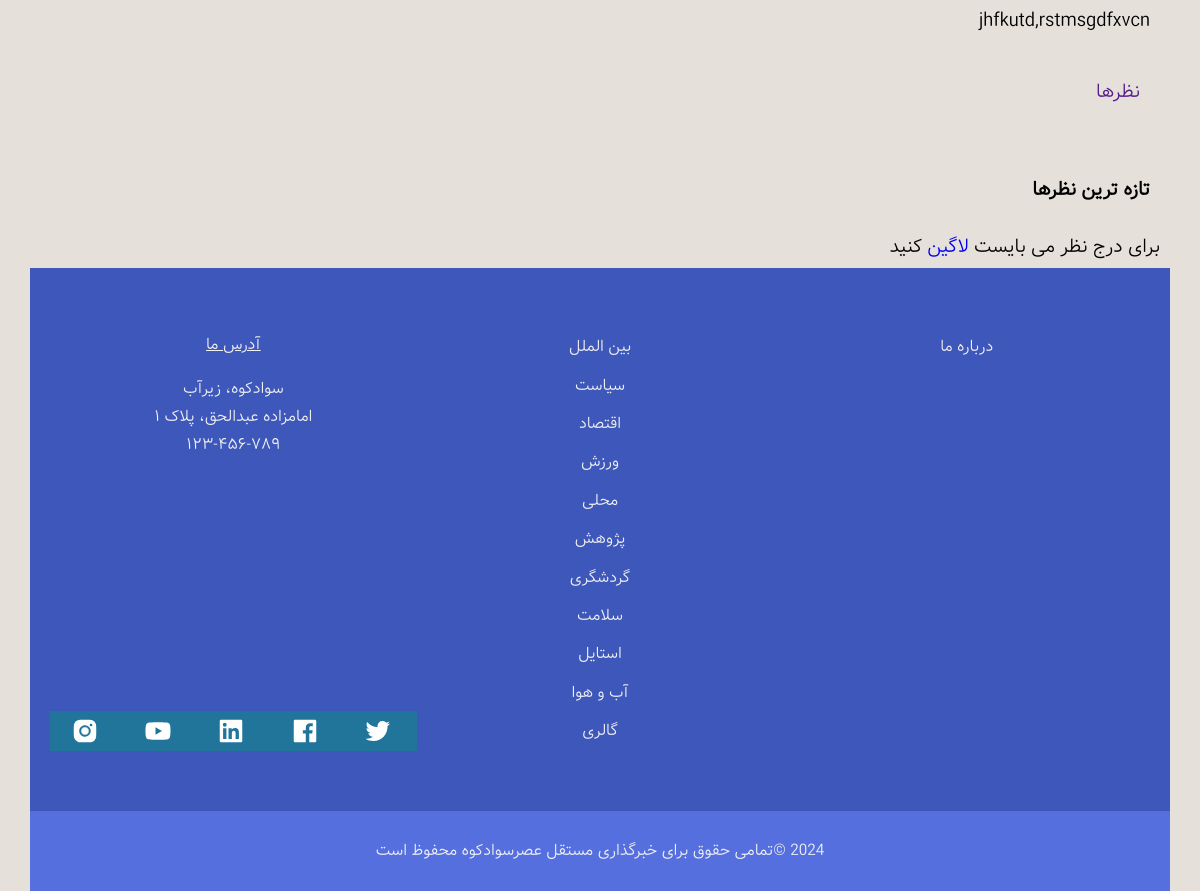
The page /37/ (lower part) on the database as committed earlier.
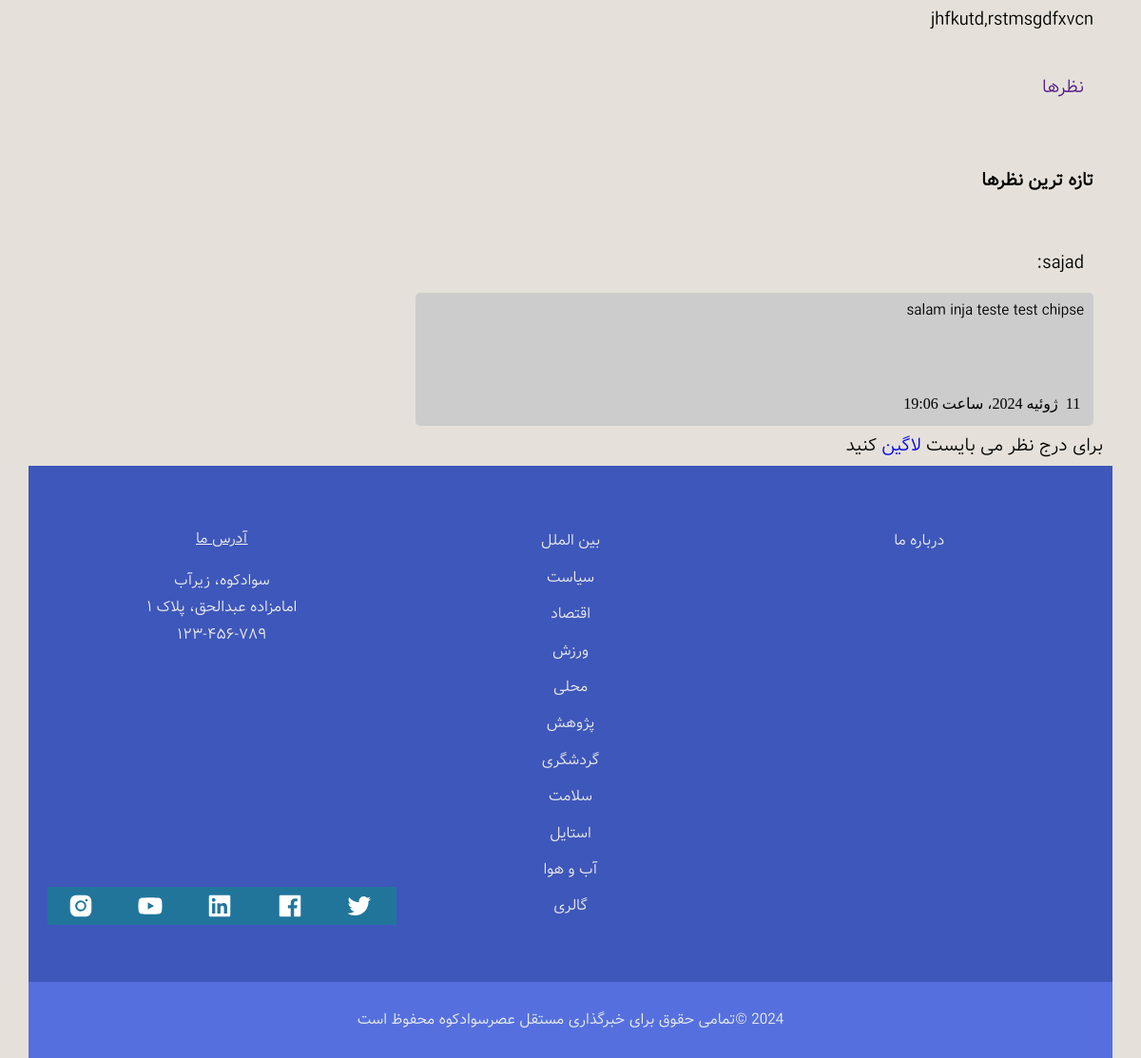
The same page on the database as committed later.
### news/models.py (models this page shows, shortened)
class Comment(models.Model):
    article = models.ForeignKey(Article, on_delete=models.CASCADE, verbose_name='خبر')
    user = models.ForeignKey(UserProfile, on_delete=models.CASCADE, verbose_name='کاربر')
    create_date = models.DateTimeField(auto_now_add=True, verbose_name='تاریخ ثبت', null=True)
    text = models.TextField(verbose_name='متن نظر', null=True)
    class Meta:
        verbose_name = 'نظر'
        verbose_name_plural = 'نظرات'

### users/models.py (models this page shows, shortened)
class UserProfile(AbstractUser):
    password = models.CharField(max_length=50, verbose_name='رمز عبور')
    email = models.EmailField(max_length=100, verbose_name='ایمیل')
    email_active_code = models.CharField(max_length=100, null=True, verbose_name='کد فعالسازی ایمیل')
    class Meta:
        verbose_name = 'کاربر'
        verbose_name_plural = 'کاربران'

### news/views.py (the view)
# urls.py: path('<pk>/', views.ArticleDetailView.as_view(), name='article-detail'),
class ArticleDetailView(DetailView):
    model = Article
    template_name = 'news/article.html'
    context_object_name = 'news'
    def get_queryset(self):
        query = super(ArticleDetailView, self).get_queryset()
        query = query.filter(is_active=True)
        return query
    def get_context_data(self, **kwargs):
        context = super(ArticleDetailView, self).get_context_data()
        article: Article = kwargs.get('object')
        context['comments'] = Comment.objects.filter(article_id=article.id).order_by('-create_date')
        return context

### template/news/article.html (shortened to what this page needs)
{% load static %}
{% load jalali_tags %}
<!doctype html>
<html class="no-js" lang="fa" dir="rtl">
<head>
  <link href="https://stackpath.bootstrapcdn.com/font-awesome/4.7.0/css/font-awesome.min.css" rel="stylesheet"
>
  <link rel="stylesheet" href="{% static 'css/normalize.css' %}">
  <link rel="stylesheet" href="{% static 'css/main.css' %}">
</head>
<body class="body_color">
  <div class="content-wrap main_color">
    <main class="main-article" role="main">
      <article class="article">
        <p class="color_b">{{ news.content }}</p>
        <div class="comments">
          <p class="color_b"><a href="">نظرها</a></p>
          <h4 class="color_b">تازه ترین نظرها</h4>
          {% for comment in comments %}
            <p class="comment-name color_b">{{ comment.user.username }}:</p>
            <div class="comment-text">
              <p>{{ comment.text }}</p>
              <i class="fa fa-clock-o">{{ comment.create_date | to_jalali }}</i>
            </div>
          {% endfor %}
        </div>
        {% if request.user.is_authenticated %}
          <h3 class="color_b">درج نظر</h3>
          <div class="form-container">
                <label for="comment">نظر</label>
                <textarea id="commentText" name="comment" placeholder="نظر شما..." style="height:200px"></textarea>
                <input type="submit" value="ثبت نظر" onclick="sendArticleComment({{ news.id }})">
          </div>
        {% else %}
          <div class="alert alert-warning">
            برای درج نظر می بایست <a href="{% url 'login_page' %}">لاگین</a> کنید
          </div>
        {% endif %}
      </article>
    </main>
     <div class="footer-links content_color1">
      <ul class="social-media-links" style="align-items: center;">
        <li><a href="http://twitter.com"><img src="{% static 'images/twitter.png' %}" alt=""><span class="screen-reader-text">توییتر</span></a></li>
         <li><a href="http://facebook.com"><img src="{% static 'images/facebook.png' %}" alt=""><span class="screen-reader-text">فیسبوک</span></a></li>
        <li><a href="http://linkedin.com"><img src="{% static 'images/linkedin.png' %}" alt=""><span class="screen-reader-text">لینکداین</span></a></li>
        <li><a href="http://youtube.com"><img src="{% static 'images/youtube.png' %}" alt=""><span class="screen-reader-text">یوتیوب</span></a></li>
        <li><a href="http://instagram.com"><img src="{% static 'images/instagram.png' %}" alt=""><span class="screen-reader-text">اینستاگرام</span></a></li>
      </ul>
      <ul class="main-footer-links">
        <li><a href="{% url 'world-page' %}" title="world">بین الملل</a></li>
        <li><a href="{% url 'politics-page' %}" title="Politics">سیاست</a></li>
        <li><a href="{% url 'economy-page' %}" title="Business">اقتصاد</a></li>
        <li><a href="{% url 'sport-page' %}" title="Sport">ورزش</a></li>
        <li><a href="{% url 'local-page' %}" title="Entertainment">محلی</a></li>
        <li><a href="{% url 'science-page' %}" title="Science">پژوهش</a></li>
        <li><a href="{% url 'travel-page' %}" title="Travel">گردشگری</a></li>
        <li><a href="{% url 'health-page' %}" title="Health">سلامت</a></li>
        <li><a href="{% url 'style-page' %}" title="Style">استایل</a></li>
        <li><a href="{% url 'weather-page' %}" title="Weather">آب و هوا</a></li>
        <li><a href="{% url 'gallery-page' %}" title="Video">گالری</a></li>
      </ul>
      <ul class="info-links">
        <li><a href="{% url 'about_page' %}" title="About Us">درباره ما</a></li>
      </ul>
      <ul class="our-address">
        <li>آدرس ما</li>
        <li>سوادکوه، زیرآب</li>
        <li>امامزاده عبدالحق، پلاک ۱</li>
        <li>۱۲۳-۴۵۶-۷۸۹</li>
      </ul>
    </div>
    <footer class="content_color2" role="contentinfo">
      <p class="content_color2">2024 &copy;تمامی حقوق برای خبرگذاری مستقل عصرسوادکوه محفوظ است</p>
    </footer>
  </div>
</body>
</html>

Rows that differ between the two databases and show on the page:
added Comment: user.username "sajad", text "salam inja teste test chipse", create_date|to_jalali "11 ژوئیه 2024، ساعت 19:06"
